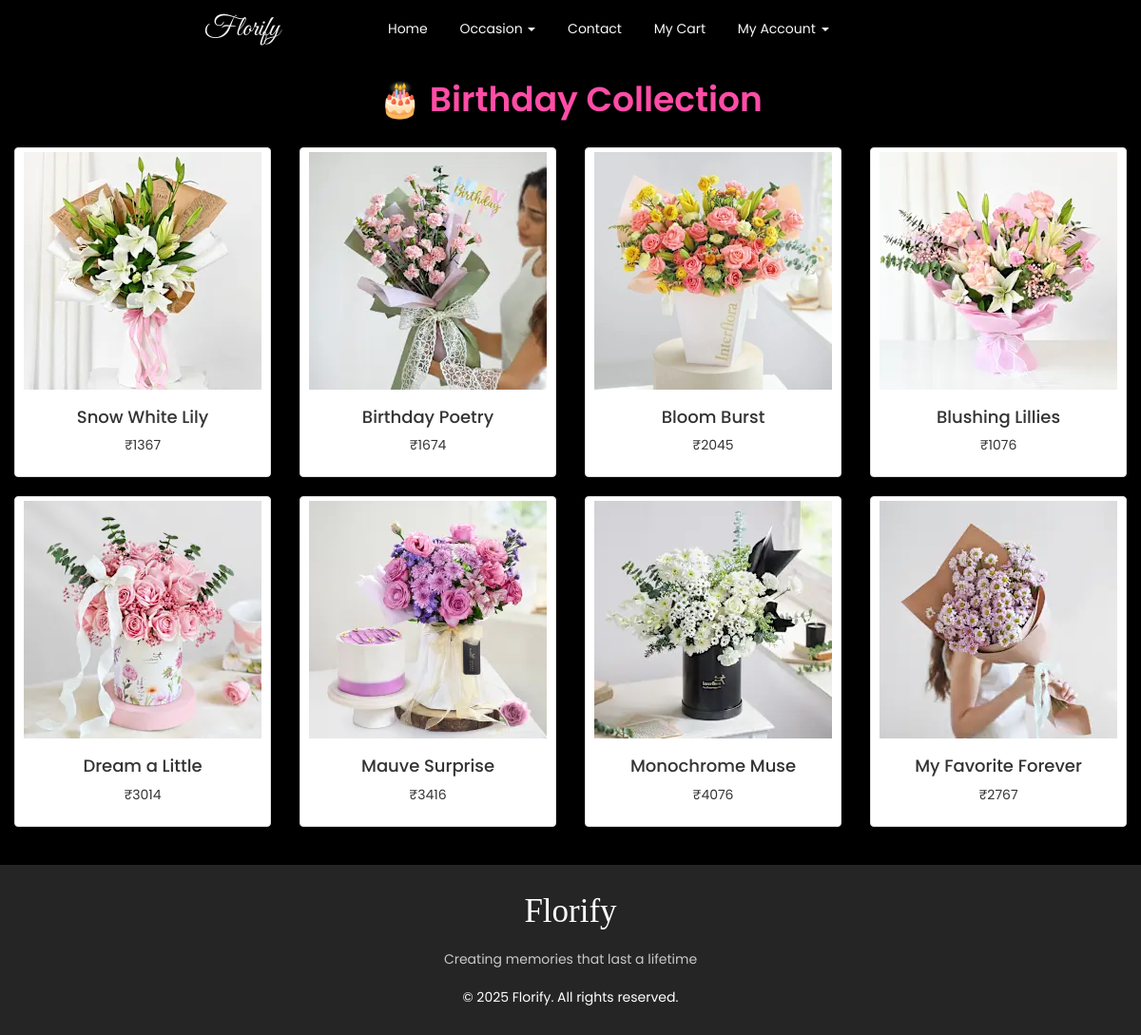
/user/birthday.php, run on the app's committed database.
### tables this page shows
CREATE TABLE `products` (
  `product_id` int(11) NOT NULL,
  `product_name` varchar(40) DEFAULT NULL,
  `product_price` int(11) DEFAULT NULL,
  `product_description` varchar(300) DEFAULT NULL,
  `product_image` varchar(100) DEFAULT NULL,
  `product_type` varchar(30) DEFAULT NULL
);

### user/birthday.php (the view, shortened to what this page needs)
<!DOCTYPE html>
<html lang="en">
<head>
  <link rel="stylesheet" href="https://cdn.jsdelivr.net/npm/bootstrap@3.4.1/dist/css/bootstrap.min.css" />
  <link rel="stylesheet" type="text/css" href="../assets/css/occasion.css" />
  <link rel="stylesheet" type="text/css" href="../assets/css/global.css" />
</head>
<body class="container-fluid">
  <?php include 'includes/navbar-user.php'; ?>
  <h1 class="section-title">🎂 Birthday Collection</h1>
  <?php
  $conn = mysqli_connect(HOSTNAME, USERNAME, PASSWORD, DBNAME);
  $qry = "SELECT * FROM products WHERE product_type='Birthday'";
  $resultset = mysqli_query($conn, $qry);
  if (mysqli_num_rows($resultset) > 0) {
    $count = 0;
    while ($row = mysqli_fetch_assoc($resultset)) {
      if ($count == 0) {
        echo "<div class='row'>";
      }
      echo "<div class='col-sm-3'>";
      echo "<a href='desc.php?pid=$row[product_id]'>";
      echo "<div class='thumbnail text-center'>";
      echo "<img src='../{$row['product_image']}' alt='{$row['product_name']}' class='img-responsive' />";
      echo "<div class='caption'>";
      echo "<h4>{$row['product_name']}</h4>";
      echo "<p>&#8377;{$row['product_price']}</p>";
      echo "</div>";
      echo "</div>";
      echo "</a>";
      echo "</div>";
      $count++;
      if ($count == 4) {
        echo "</div>";
        $count = 0;
      }
    }
  } else {
    echo "<h2 class='text-center text-danger'>No Product Found !!!</h2>";
  }
  ?>
  <?php include 'includes/footer.php' ?>
</body>
</html>

### assets/css/occasion.css (style rules this page uses)
body { font-family: "Poppins", sans-serif; background-color: black; }
h1.section-title { text-align: center; color: #ff4da6; margin: 30px 0; font-weight: 600; }
.thumbnail { transition: transform 0.3s ease, box-shadow 0.3s ease; }

### assets/css/global.css (style rules this page uses)
body { overflow-x: hidden; font-family: poppins; background-size: cover; background-repeat: no-repeat; background-attachment: fixed; min-height: 100vh; }

### data on the page
products: product_image (picture), product_name "Snow White Lily", product_price "1367"
products: product_image (picture), product_name "Birthday Poetry", product_price "1674"
products: product_image (picture), product_name "Bloom Burst", product_price "2045"
products: product_image (picture), product_name "Blushing Lillies", product_price "1076"
products: product_image (picture), product_name "Dream a Little", product_price "3014"
products: product_image (picture), product_name "Mauve Surprise", product_price "3416"
products: product_image (picture), product_name "Monochrome Muse", product_price "4076"
products: product_image (picture), product_name "My Favorite Forever", product_price "2767"
